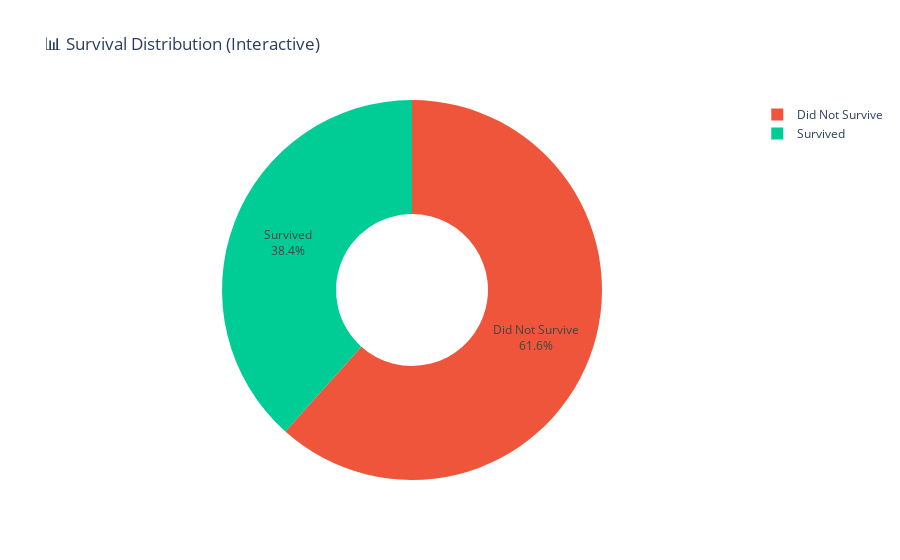

The cell this chart's notebook holds for it:
### Markdown cell above
**🕵️ Observations:**
- **Cabin** — 77% missing → too many gaps, we'll drop it 🗑️
- **Age** — 19.9% missing → we'll fill with the median age 🎂
- **Embarked** — only 2 missing → we'll fill with the most common port ⚓

### Code cell
# ── 3.3 Interactive Survival Distribution ───────────────────

surv_counts = df['Survived'].value_counts().reset_index()
surv_counts.columns = ['Survived', 'Count']
surv_counts['Label'] = surv_counts['Survived'].map({0: 'Did Not Survive', 1: 'Survived'})

# Creative Interactive Pie Chart
fig = px.pie(surv_counts, values='Count', names='Label', 
             color='Label', 
             color_discrete_map={'Did Not Survive':'#EF553B', 'Survived':'#00CC96'},
             title='📊 Survival Distribution (Interactive)',
             hole=0.4)
fig.update_traces(textposition='inside', textinfo='percent+label')
fig.show()

### Figure 1 — Plotly figure (JSON) as saved in the notebook; plotly's stock layout.template omitted (floating-point values rounded to 4 significant figures)
{"data": [{"customdata": [["Did Not Survive"], ["Survived"]], "domain": {"x": [0, 1], "y": [0, 1]}, "hole": 0.4, "hovertemplate": "Label=%{customdata[0]}<br>Count=%{value}<extra></extra>", "labels": ["Did Not Survive", "Survived"], "legendgroup": "", "marker": {"colors": ["#EF553B", "#00CC96"]}, "name": "", "showlegend": true, "textinfo": "percent+label", "textposition": "inside", "type": "pie", "values": [549, 342]}], "layout": {"legend": {"tracegroupgap": 0}, "title": {"text": "📊 Survival Distribution (Interactive)"}}}
